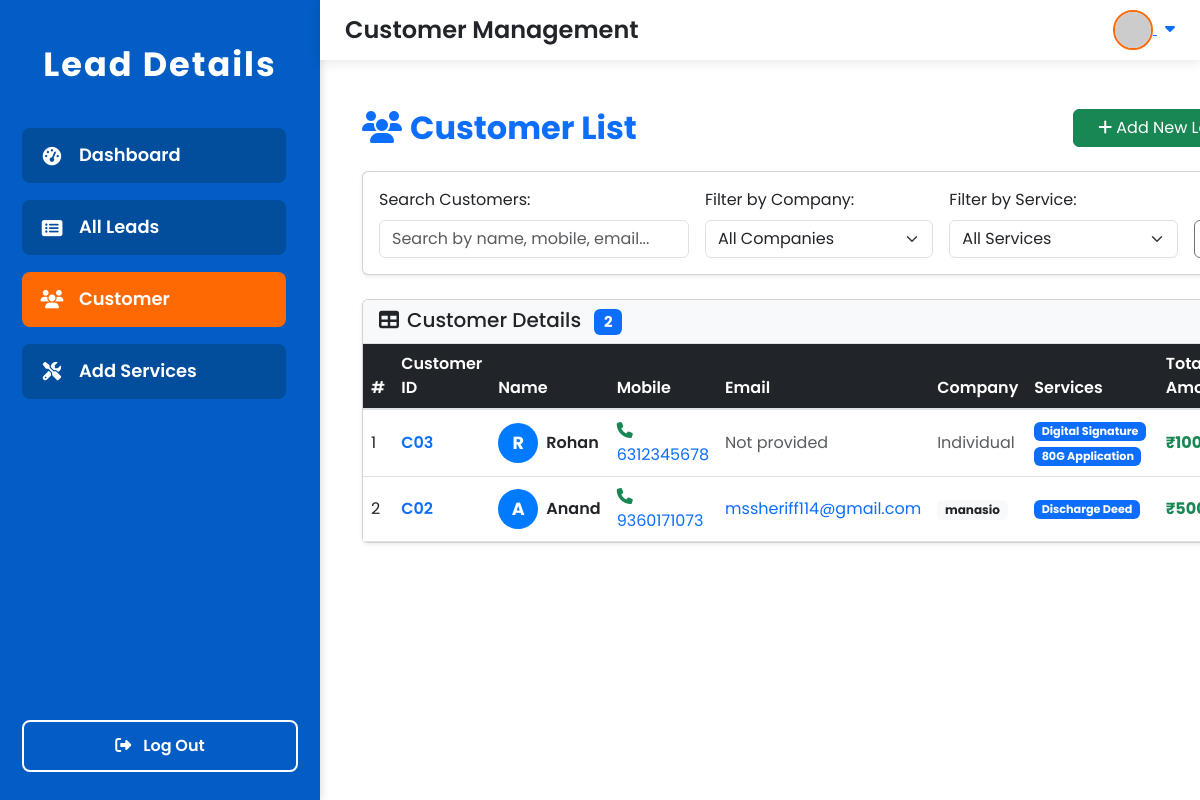
Screenshot of /customer/ with the database file from the repository.
### lead/models.py (models this page shows, shortened)
class Lead(models.Model):
    LEAD_TYPE_CHOICES = [
    ('customer', 'Customer'),
    ('partner', 'Partner'),
    ('vendor', 'Vendor'),
    ('other', 'Other'),
]
    customer_id = models.CharField(max_length=50, unique=True)
    customer_name = models.CharField(max_length=200)
    mobile_no = models.CharField(max_length=15)
    father_name = models.CharField(max_length=200, blank=True, null=True)
    spouse_name = models.CharField(max_length=200, blank=True, null=True)
    mother_name = models.CharField(max_length=200, blank=True, null=True)
    aadhar_card_no = models.CharField(max_length=12, blank=True, null=True)
    pan_no = models.CharField(max_length=10, blank=True, null=True)
    company_name = models.CharField(max_length=200, blank=True, null=True)
    email_id = models.EmailField(blank=True, null=True)
    gst_no = models.CharField(max_length=15, blank=True, null=True)
    cin_no = models.CharField(max_length=21, blank=True, null=True)
    assigned_to = models.CharField(max_length=200, blank=True, null=True)
    delivery_date = models.DateField(blank=True, null=True)
    document_name = models.CharField(max_length=255, blank=True, null=True)  # Add this line
    upload_document = models.FileField(upload_to='documents', blank=True, null=True)
    note = models.TextField(blank=True, null=True)
    created_at = models.DateTimeField(auto_now_add=True)
    updated_at = models.DateTimeField(auto_now=True)
    lead_type = models.CharField(max_length=10, choices=LEAD_TYPE_CHOICES, default='lead')
    class Meta:
        ordering = ['-created_at']

class Service(models.Model):
    CATEGORY_CHOICES = [
        ('Tax', 'Tax'),
        ('Registration', 'Registration'),
        ('Consultancy', 'Consultancy'),
        ('Filing', 'Filing'),
        ('Legal', 'Legal'),
    ]
    name = models.CharField(max_length=200)
    category = models.CharField(max_length=50, choices=CATEGORY_CHOICES)
    base_price = models.DecimalField(max_digits=10, decimal_places=2)
    description = models.TextField(blank=True, null=True)
    created_at = models.DateTimeField(auto_now_add=True)
    updated_at = models.DateTimeField(auto_now=True)
    class Meta:
        ordering = ['name']

### lead/views.py (the view)
# urls.py: path('customer/', views.customer,name='customer'),
def customer(request):
    leads = Lead.objects.filter(lead_type='customer').order_by('-created_at')
    customers = []
    for lead in leads:
        lead_services = LeadService.objects.filter(lead=lead).select_related('service')
        services = [{'name': ls.service.name, 'price': ls.service_price} for ls in lead_services]
        total_amount = sum(service['price'] for service in services)
        customer = {
            'id': lead.id,
            'customer_id': lead.customer_id,
            'customer_name': lead.customer_name,
            'mobile_no': lead.mobile_no,
            'email_id': lead.email_id,
            'father_name': lead.father_name,
            'spouse_name': lead.spouse_name,
            'mother_name': lead.mother_name,
            'aadhar_card_no': lead.aadhar_card_no,
            'pan_no': lead.pan_no,
            'company_name': lead.company_name,
            'gst_no': lead.gst_no,
            'cin_no': lead.cin_no,
            'assigned_to': lead.assigned_to,
            'delivery_date': lead.delivery_date,
            'note': lead.note,
            'upload_document': lead.upload_document,
            'created_at': lead.created_at,
            'services': services,
            'total_amount': total_amount
        }
        customers.append(customer)
    total_customers = len(customers)
    today = timezone.now().date()
    active_today = len([c for c in customers if c['created_at'].date() == today])
    start_of_month = today.replace(day=1)
    this_month = len([c for c in customers if c['created_at'].date() >= start_of_month])
    total_revenue = sum(c['total_amount'] for c in customers)
    paginator = Paginator(customers, 10)  # Show 10 customers per page
    page_number = request.GET.get('page')
    page_obj = paginator.get_page(page_number)
    context = {
        'customers': page_obj,  # This now contains paginated customers
        'page_obj': page_obj,   # For pagination controls in template
        'total_customers': total_customers,
        'active_today': active_today,
        'this_month': this_month,
        'total_revenue': total_revenue
    }
    return render(request, 'customer.html', context)

### lead/templates/customer.html (shortened to what this page needs)
{% extends 'base.html' %}
{% block page_title %}Customer Management{% endblock %}
{% block content %}
<div class="container-fluid my-4">
    <div class="d-flex justify-content-between align-items-center mb-4">
        <h2 class="fw-bold text-primary mb-0">
            <i class="fas fa-users me-2"></i>Customer List
        </h2>
        <div class="d-flex gap-2">
            <a href="{% url 'new_lead' %}" class="btn btn-success px-4">
                <i class="fas fa-plus me-1"></i>Add New Lead
            </a>
        </div>
    </div>
    <div class="card shadow-sm mb-4">
        <div class="card-body py-3">
            <div class="row g-3 align-items-end">
                <div class="col-md-4">
                    <label for="searchInput" class="form-label">Search Customers:</label>
                    <input type="text" class="form-control" id="searchInput" placeholder="Search by name, mobile, email...">
                </div>
                <div class="col-md-3">
                    <label for="companyFilter" class="form-label">Filter by Company:</label>
                    <select class="form-select" id="companyFilter">
                        <option value="">All Companies</option>
                    </select>
                </div>
                <div class="col-md-3">
                    <label for="serviceFilter" class="form-label">Filter by Service:</label>
                    <select class="form-select" id="serviceFilter">
                        <option value="">All Services</option>
                    </select>
                </div>
                <div class="col-md-2">
                    <button class="btn btn-outline-secondary w-100" onclick="clearFilters()">
                    </button>
                </div>
            </div>
        </div>
    </div>
    <div class="card shadow-sm">
        <div class="card-header bg-light">
            <h5 class="mb-0">
                <i class="fas fa-table me-2"></i>Customer Details
                <span class="badge bg-primary ms-2" id="customerCount">{{ customers|length }}</span>
            </h5>
        </div>
        <div class="card-body p-0">
            <div class="table-responsive">
                <table class="table table-hover mb-0" id="customerTable">
                    <thead class="table-dark">
                        <tr>
                            <th scope="col">#</th>
                            <th scope="col">Customer ID</th>
                            <th scope="col">Name</th>
                            <th scope="col">Mobile</th>
                            <th scope="col">Email</th>
                            <th scope="col">Company</th>
                            <th scope="col">Services</th>
                            <th scope="col">Total Amount</th>
                        </tr>
                    </thead>
                    <tbody>
                        {% for customer in customers %}
                        <tr class="customer-row" data-customer-id="{{ customer.id }}">
                            <td>{{ customers.start_index|add:forloop.counter0 }}</td>
                            <td>
                                <span class="fw-semibold text-primary">{{ customer.customer_id }}</span>
                            </td>
                            <td>
                                <div class="d-flex align-items-center">
                                    <div class="avatar-circle me-2">
                                        {{ customer.customer_name|first|upper }}
                                    </div>
                                    <div>
                                        <div class="fw-semibold">{{ customer.customer_name }}</div>
                                    </div>
                                </div>
                            </td>
                            <td>
                                <a href="tel:{{ customer.mobile_no }}" class="text-decoration-none">
                                    <i class="fas fa-phone text-success me-1"></i>{{ customer.mobile_no }}
                                </a>
                            </td>
                            <td>
                                {% if customer.email_id %}
                                    <a href="mailto:{{ customer.email_id }}" class="text-decoration-none">
                                        {{ customer.email_id }}
                                    </a>
                                {% else %}
                                    <span class="text-muted">Not provided</span>
                                {% endif %}
                            </td>
                            <td>
                                {% if customer.company_name %}
                                    <span class="badge bg-light text-dark">{{ customer.company_name }}</span>
                                {% else %}
                                    <span class="text-muted">Individual</span>
                                {% endif %}
                            </td>
                            <td>
                                {% if customer.services %}
                                    <div class="service-badges">
                                        {% for service in customer.services %}
                                            <span class="badge bg-primary me-1">{{ service.name }}</span>
                                        {% endfor %}
                                    </div>
                                {% else %}
                                    <span class="text-muted">No services</span>
                                {% endif %}
                            </td>
                            <td>
                                <span class="fw-bold text-success">₹{{ customer.total_amount|default:0 }}</span>
                            </td>
                        </tr>
                        {% endfor %}
                    </tbody>
                </table>
            </div>
        </div>
    </div>
</div>
{% endblock %}

### lead/templates/base.html (style rules this page uses)
:root { --menu-bg: #035dc5; --menu-highlight: #fe6902; --menu-item-bg: #024d9c; --menu-item-hover: #1677ff; --sidebar-width: 320px; --header-height: 60px; --transition-speed: 0.3s; }
html, body { height: 100%; margin: 0; padding: 0; font-family: 'Poppins', Arial, sans-serif; background: #0366c3; color: #4a4a4a; overflow-y: auto; }

### lead/templates/customer.html (style rules this page uses)
.avatar-circle { width: 40px; height: 40px; border-radius: 50%; background-color: #007bff; color: white; display: flex; align-items: center; justify-content: center; font-weight: bold; font-size: 1.1rem; }
.service-badges { max-width: 150px; }
.service-badges .badge { font-size: 0.7rem; margin-bottom: 2px; }
.table th { font-weight: 600; border-bottom: 2px solid #dee2e6; }
.table td { vertical-align: middle; }
.card-header { border-bottom: 1px solid #dee2e6; }

### rows the page displays
Lead: customer_id "C03", customer_name|first "R", customer_name "Rohan", mobile_no "6312345678"
Service: name "Digital Signature"
Service: name "80G Application"
Lead: customer_id "C02", customer_name|first "A", customer_name "Anand", mobile_no "9360171073", email_id "mssheriff114@gmail.com", company_name "manasio"
Service: name "Discharge Deed"

### other values shown
{{ customers|length }} "2"
{{ customers.start_index|add:forloop.counter0 }} "1" "2"
